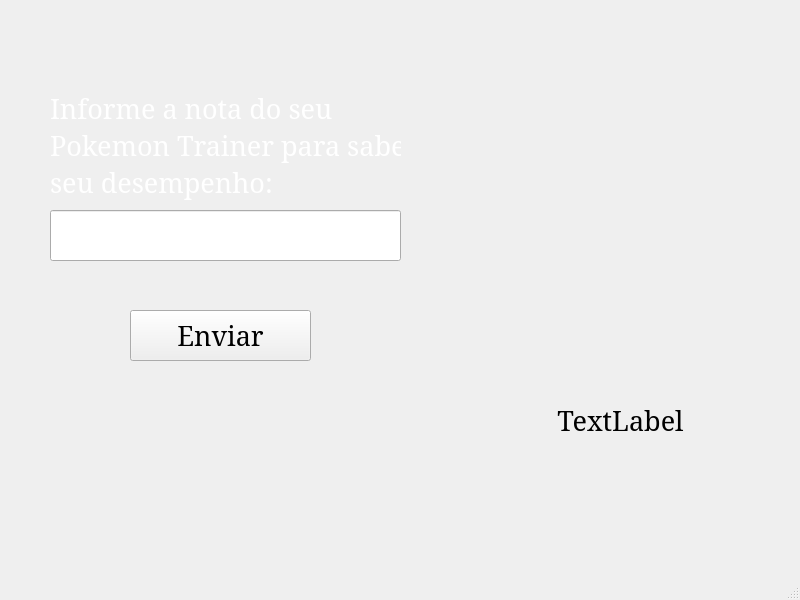
<?xml version="1.0" encoding="UTF-8"?>
<ui version="4.0">
 <class>MainWindow</class>
 <widget class="QMainWindow" name="MainWindow">
  <property name="geometry">
   <rect>
    <x>0</x>
    <y>0</y>
    <width>800</width>
    <height>600</height>
   </rect>
  </property>
  <property name="windowTitle">
   <string>MainWindow</string>
  </property>
  <widget class="QWidget" name="centralwidget">
   <widget class="QLabel" name="label">
    <property name="geometry">
     <rect>
      <x>50</x>
      <y>90</y>
      <width>351</width>
      <height>111</height>
     </rect>
    </property>
    <property name="font">
     <font>
      <family>MS Serif</family>
      <pointsize>20</pointsize>
     </font>
    </property>
    <property name="styleSheet">
     <string notr="true">color: rgb(255, 255, 255);</string>
    </property>
    <property name="text">
     <string>Informe a nota do seu
Pokemon Trainer para saber 
seu desempenho:</string>
    </property>
   </widget>
   <widget class="QLabel" name="label_2">
    <property name="geometry">
     <rect>
      <x>480</x>
      <y>50</y>
      <width>271</width>
      <height>321</height>
     </rect>
    </property>
    <property name="text">
     <string/>
    </property>
    <property name="pixmap">
     <pixmap>imgs/Trainer.jpg</pixmap>
    </property>
    <property name="scaledContents">
     <bool>true</bool>
    </property>
   </widget>
   <widget class="QLabel" name="label_3">
    <property name="geometry">
     <rect>
      <x>470</x>
      <y>380</y>
      <width>301</width>
      <height>81</height>
     </rect>
    </property>
    <property name="text">
     <string/>
    </property>
    <property name="pixmap">
     <pixmap>../Ex03/imgs/chat.jpg</pixmap>
    </property>
    <property name="scaledContents">
     <bool>true</bool>
    </property>
   </widget>
   <widget class="QPushButton" name="pushButtonEnviar">
    <property name="geometry">
     <rect>
      <x>130</x>
      <y>310</y>
      <width>181</width>
      <height>51</height>
     </rect>
    </property>
    <property name="font">
     <font>
      <family>MS Serif</family>
      <pointsize>20</pointsize>
     </font>
    </property>
    <property name="text">
     <string>Enviar</string>
    </property>
   </widget>
   <widget class="QLabel" name="labelResultado">
    <property name="geometry">
     <rect>
      <x>480</x>
      <y>390</y>
      <width>281</width>
      <height>61</height>
     </rect>
    </property>
    <property name="font">
     <font>
      <family>MS Serif</family>
      <pointsize>20</pointsize>
     </font>
    </property>
    <property name="text">
     <string>TextLabel</string>
    </property>
    <property name="alignment">
     <set>Qt::AlignCenter</set>
    </property>
   </widget>
   <widget class="QLabel" name="label_4">
    <property name="geometry">
     <rect>
      <x>0</x>
      <y>0</y>
      <width>801</width>
      <height>561</height>
     </rect>
    </property>
    <property name="text">
     <string/>
    </property>
    <property name="pixmap">
     <pixmap>imgs/blue.webp</pixmap>
    </property>
    <property name="scaledContents">
     <bool>true</bool>
    </property>
   </widget>
   <widget class="QLineEdit" name="lineEdit">
    <property name="geometry">
     <rect>
      <x>50</x>
      <y>210</y>
      <width>351</width>
      <height>51</height>
     </rect>
    </property>
    <property name="font">
     <font>
      <family>MS Serif</family>
      <pointsize>20</pointsize>
     </font>
    </property>
   </widget>
   <zorder>label_4</zorder>
   <zorder>label</zorder>
   <zorder>label_2</zorder>
   <zorder>label_3</zorder>
   <zorder>pushButtonEnviar</zorder>
   <zorder>labelResultado</zorder>
   <zorder>lineEdit</zorder>
  </widget>
  <widget class="QMenuBar" name="menubar">
   <property name="geometry">
    <rect>
     <x>0</x>
     <y>0</y>
     <width>800</width>
     <height>21</height>
    </rect>
   </property>
  </widget>
  <widget class="QStatusBar" name="statusbar"/>
 </widget>
 <resources/>
 <connections/>
</ui>
